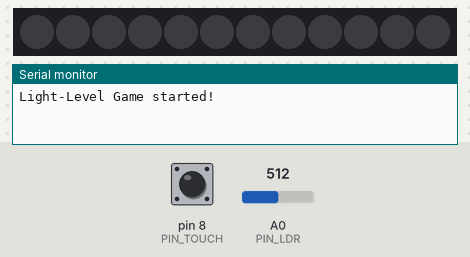
Bench run of a sketch on a simulated Arduino Uno, built with avr-gcc and run on an emulated ATmega328P. On the bench: 12 RGB LEDs in strip order, left to right, the last lines printed to the serial monitor. The test bench sets the inputs (shaded band); at power-on: pin 8 (PIN_TOUCH) LOW, A0 (PIN_LDR) = 512.

Above: at 1.2 s.
1.3 s: pin 8 (PIN_TOUCH) pulled HIGH for 0.15 s
At 2.0 s:
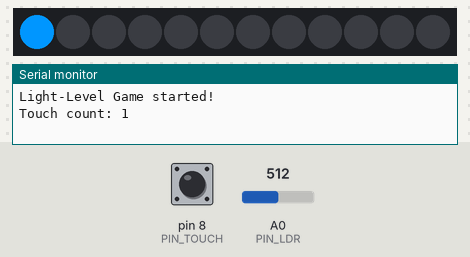
2.9 s: A0 (PIN_LDR) set to 710
At 4.1 s:
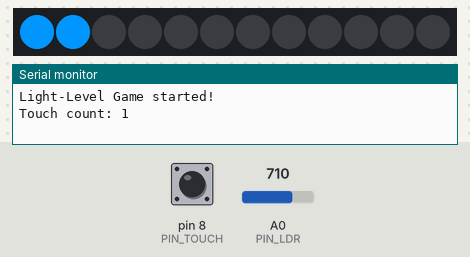
4.4 s: pin 8 (PIN_TOUCH) pulled HIGH for 1 s
At 5.6 s:
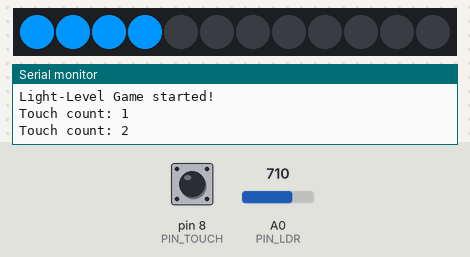
6.9 s: pin 8 (PIN_TOUCH) pulsed HIGH 5 times (0.12 s each, 0.3 s apart)
At 7.67 s:
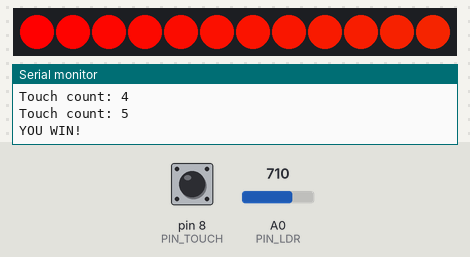
11.7 s: pin 8 (PIN_TOUCH) pulled HIGH for 3.2 s
At 12.0 s:
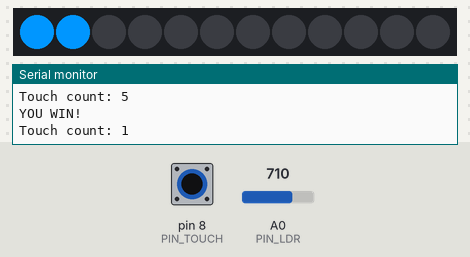
16.4 s: A0 (PIN_LDR) set to 414
At 17.6 s:
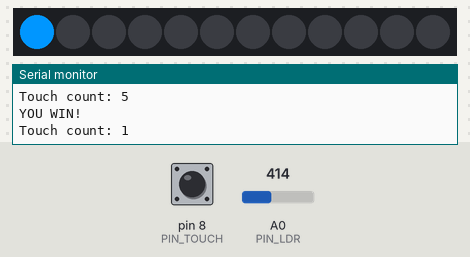
17.9 s: A0 (PIN_LDR) set to 388
Timing chart, 0 to 20.4 s (numbered marks = the images above; inputs shaded):
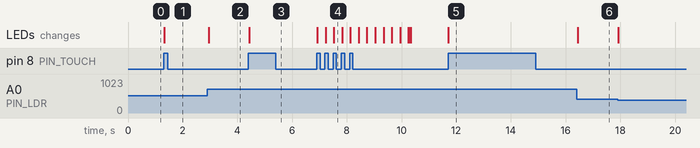

Measured:
- after the input at 1.3 s, the LEDs: change at once (image 1)
- after the input at 2.9 s, the LEDs: change after 0.05 s (image 2)
- after the input at 4.4 s, the LEDs: change at once (image 3)
- after the input at 6.9 s, the LEDs: first change at once (image 4 shows a later state)
- after the input at 11.7 s, the LEDs: change at once (image 5)
- after the input at 16.4 s, the LEDs: change at once (image 6)

The sketch:

08_Light_Level_Game.ino
```cpp
/*
  Light-Level Game
  ----------------
  Hardware:
    - LDR Sensor: AO -> A0, VCC->5V, GND->GND
    - Touch Sensor (TTP223): SIG->D8, VCC->5V, GND->GND
    - NeoPixel Ring: DIN->D7 (with ~330Ω resistor recommended), VCC->5V, GND->GND

  Behavior:
    - Reads light level (LDR).
    - Sets challenge difficulty (touches needed).
    - Player taps touch sensor to progress.
    - NeoPixel ring fills LEDs as progress bar.
    - On reaching target, ring flashes rainbow for victory.
*/

#include <Adafruit_NeoPixel.h>

// -------- Pins --------
#define PIN_LDR    A0
#define PIN_TOUCH  8   // ✅ Updated: Touch Sensor SIG on D8
#define PIN_RING   7
#define NUM_PIXELS 12  // adjust for your NeoPixel ring size

// -------- NeoPixel --------
Adafruit_NeoPixel strip(NUM_PIXELS, PIN_RING, NEO_GRB + NEO_KHZ800);

// -------- Game variables --------
int targetTouches = 10;   // will be set by light level
int currentTouches = 0;
int lastTouchState = LOW;

// -------- Helper: Rainbow animation --------
uint32_t wheel(byte pos) {
  pos = 255 - pos;
  if (pos < 85)  return strip.Color(255 - pos * 3, 0, pos * 3);
  if (pos < 170) { pos -= 85; return strip.Color(0, pos * 3, 255 - pos * 3); }
  pos -= 170;   return strip.Color(pos * 3, 255 - pos * 3, 0);
}

void rainbow(int wait) {
  for (int j = 0; j < 256; j++) {
    for (int i = 0; i < NUM_PIXELS; i++) {
      strip.setPixelColor(i, wheel((i + j) & 255));
    }
    strip.show();
    delay(wait);
  }
}

void setup() {
  pinMode(PIN_TOUCH, INPUT);
  strip.begin();
  strip.show(); // all off

  Serial.begin(9600);
  Serial.println("Light-Level Game started!");
}

void loop() {
  // 1) Read light level
  int lightValue = analogRead(PIN_LDR);

  // 2) Set difficulty based on light
  if (lightValue > 700) {
    targetTouches = 5;   // Bright -> easy
  } else if (lightValue > 400) {
    targetTouches = 10;  // Medium
  } else {
    targetTouches = 15;  // Dark -> hard
  }

  // 3) Read touch input (edge detection)
  int touchNow = digitalRead(PIN_TOUCH);
  if (touchNow == HIGH && lastTouchState == LOW) {
    currentTouches++;
    Serial.print("Touch count: ");
    Serial.println(currentTouches);
  }
  lastTouchState = touchNow;

  // 4) Update NeoPixel progress
  int litPixels = map(currentTouches, 0, targetTouches, 0, NUM_PIXELS);
  strip.clear();
  for (int i = 0; i < litPixels; i++) {
    strip.setPixelColor(i, strip.Color(0, 150, 255)); // blue progress
  }
  strip.show();

  // 5) Win condition
  if (currentTouches >= targetTouches) {
    Serial.println("YOU WIN!");
    rainbow(10);
    currentTouches = 0; // reset game
  }

  delay(50);
}
```
